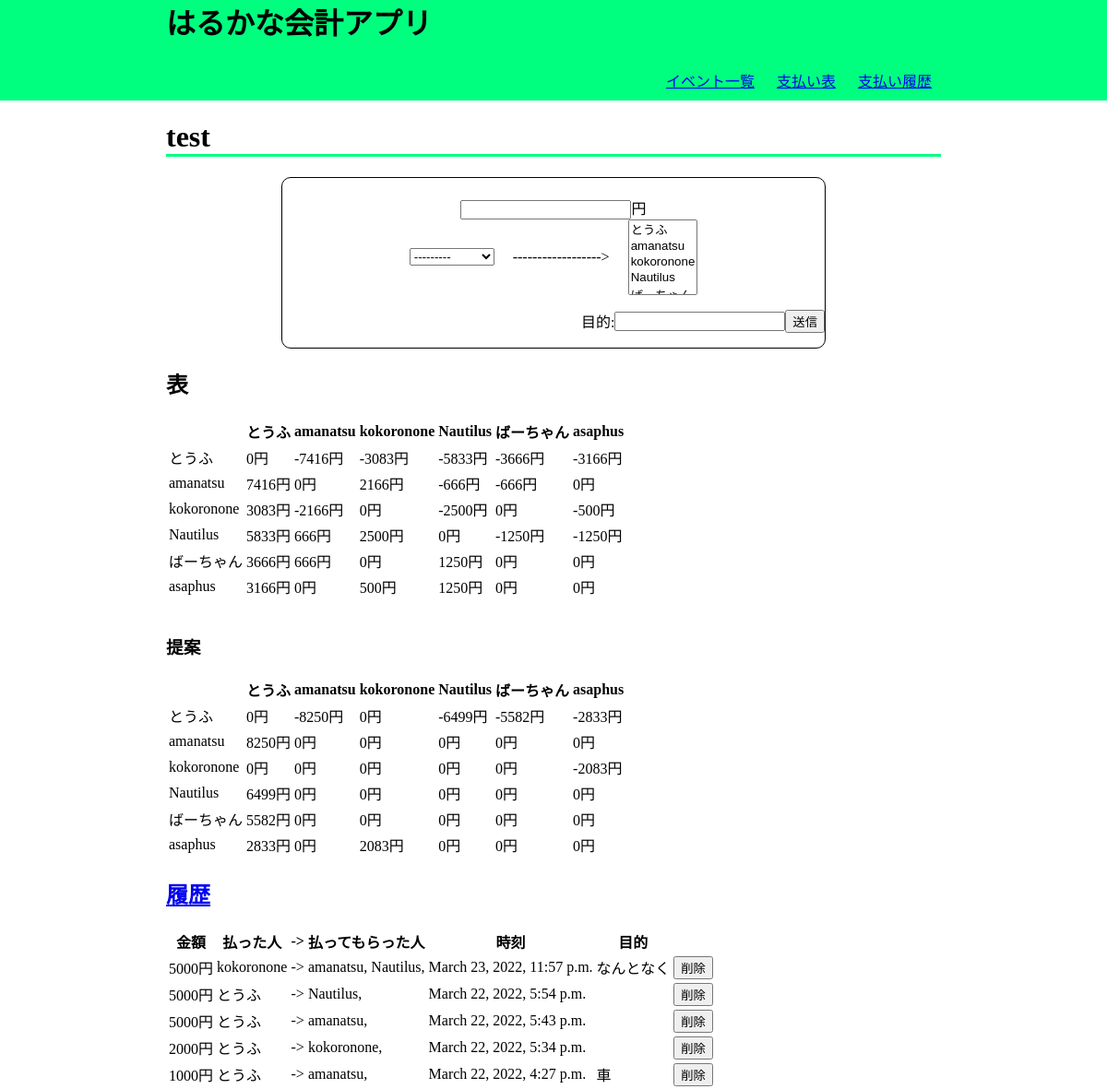
/accounting/1/, run on the app's committed database.
### Accounting/models.py (models this page shows, shortened)
class event(models.Model):
    date = models.DateField()
    name = models.CharField(max_length = 50)
    Member = models.ManyToManyField(member)
    def __str__(self):
        return self.name

class member(models.Model):
    name = models.CharField(max_length = 10)
    def __str__(self):
        return self.name

class pay(models.Model):
    datetime = models.DateTimeField(default=timezone.now)
    payer = models.ForeignKey(member,on_delete = models.CASCADE,related_name = "payer")
    payee = models.ManyToManyField(member,related_name = "payee")
    event = models.ForeignKey(event,on_delete = models.CASCADE)
    price = models.PositiveIntegerField()
    purpose = models.CharField(max_length = 50)

### Accounting/views.py (the view)
# urls.py: path("<int:event_id>/",views.DetailView,name = "detail"),
def DetailView(request,event_id):
    Event = get_object_or_404(event,pk = event_id)
    Members = Event.Member.all()
    pays = Event.pay_set.all().order_by("id")
    value = dict()
    for A in Members:
        valueA = dict()
        for B in Members:
            if A == B:
                valueA[A] = 0
            else:
                sum = 0
                for plus in pays.filter(payer = A,payee = B,event = Event):
                    sum = sum - plus.price/len(plus.payee.all())
                for minus in pays.filter(payer = B,payee = A,event = Event):
                    sum += minus.price/len(minus.payee.all())
                valueA[B] = int(sum)
            value[A] = valueA
    valueList = [list(i.values()) for i in value.values()]
    optimized = optimizedAccounting(valueList)
    optDict = dict()
    ACount = 0
    for A in Members:
        optDictA = dict()
        BCount = 0
        for B in Members:
            optDictA[B] = optimized[ACount][BCount]
            BCount += 1
        optDict[A] = optDictA
        ACount += 1
    pays = pays.reverse()[:5]
    context = {
        "event":Event,
        "value":value,
        "optimized":optDict,
        "pays":pays,
        "form":addPayForm(Event),
    }
    template_name = 'Accounting/detail.html'
    return render(request,template_name,context)

### Accounting/forms.py
class addPayForm(forms.Form):
    payer = forms.ModelChoiceField(label='payer',queryset=member.objects.none())
    payee = forms.MultipleChoiceField(label='payee',choices=(1,1))
    price = forms.CharField(label='price')
    purpose = forms.CharField(max_length = 50,required = False)
    def __init__(self, event, *args, **kwargs):
        super(addPayForm,self).__init__(*args,**kwargs)
        if event :
            self.fields['payer'].queryset = event.Member.all()
            self.fields['payee'].choices = [(i.name,i.name) for i in event.Member.all()]

### Accounting/templates/Accounting/detail.html (shortened to what this page needs)
<!DOCTYPE html>
{% load widget_tweaks %}
<html lang="ja">
  <head>
    {% load static %}
    <link rel="stylesheet" href="{% static 'Accounting/detailStyle.css' %}" type="text/css">
  </head>
  <body>
    <header>
      <div class="header">
        <div class="title">
          <h1>はるかな会計アプリ</h1>
        </div>
        <nav class="nav">
          <ul class="menu-group">
            <li class="menu-item"><a href="{% url 'Accounting:index' %}">イベント一覧</a></li>
            <li class="menu-item"><a href="#table">支払い表</a></li>
            <li class="menu-item"><a href="{% url 'Accounting:history' event.id %}">支払い履歴</a></li>
          </ul>
        </nav>
      </div>
    </header>
    <div class="main">
      <h1>{{ event }}</h1>
      <div class="form">
        <form action="{% url 'Accounting:changeDB' event.id %}" method="post">
        <p class="price">{{form.price}}円</p>
        <div class="payers">
          {{form.payer | add_class:'payer'}}
          <p class="arrow">------------------></p>
          {{form.payee | add_class:'payee'}}
        </div>
        <div class="lastRow">
          <label for="purpose">目的:</label>
          {{form.purpose | add_class:'purpose'}}
          <p class="button">
          <button type="submit">送信</button>
          </p>
        </div>
        </form>
      </div>
      <div class="table">
        <h2 id="table">表</h2>
        <table>
          <tr>
            <th><br></th>
            {% for i in event.Member.all %}
            <th>{{i}}</th>
            {% endfor %}
          </tr>
          {% for key,dic in value.items %}
          <tr>
            <td>{{key}}</td>
            {% for key2,j in dic.items %}
                <td>{{j}}円</td>
            {% endfor %}
          </tr>
          {% endfor %}
        </table>
      </div>
      <br>
      {% if pays %}
      <div class="propose">
        <h3>提案</h3>
        <table>
          <tr>
            <th><br></th>
            {% for i in event.Member.all %}
            <th>{{i}}</th>
            {% endfor %}
          </tr>
          {% for key,dic in optimized.items %}
          <tr>
            <td>{{key}}</td>
            {% for key2,j in dic.items %}
                <td>{{j}}円</td>
            {% endfor %}
          </tr>
          {% endfor %}
        </table>
      </div>
      <div class="history">
        <h2><a href="{% url 'Accounting:history' event.id %}">履歴</a></h2>
        <table>
          <tr>
            <th>金額</th>
            <th>払った人</th>
            <th>-></th>
            <th>払ってもらった人</th>
            <th>時刻</th>
            <th>目的</th>
          </tr>
        {% for i in pays %}
        <tr>
          <td>{{i.price}}円</td>
          <td>{{i.payer}}</td>
          <td>-></td>
          <td>
            {% for j in i.payee.all %}
            {{ j }},
            {% endfor %}
          </td>
          <td>{{i.datetime}}</td>
          <td>{{i.purpose}}</td>
          <td>
            <form action="{% url 'Accounting:delete' event.id %}" method="post" onsubmit="return beforeSubmit()">
              <button type="submit" name="delete" value="{{i.pk}}">削除</button>
            </form>
          </td>
        </tr>
        {% endfor %}
        </table>
      </div>
      {% endif %}
    </div>
  </body>
</html>

### Accounting/static/Accounting/detailStyle.css (style rules this page uses)
header { width: 100%; background-color: #00ff7f; align-items: center; }
body { margin: 0; padding: 0; }
.title { margin-right: auto; margin-top: 0; }
.title > h1 { margin: 0; }
nav { margin-left: auto; }
.menu-item { list-style: none; display: inline-block; padding: 10px; }
.main, .header,.form { width: 70%; margin: 0 auto; }
h1 { border-bottom: 3px solid #00ff7f; }
ul.menu-group { margin-left: auto; text-align: right; }
div.payers { display: flex; align-items: center; text-align: center; }
select.payer { margin-left: auto; }
select.payee { margin-right: auto; }
.arrow { margin: 10px 20px; }
.price { text-align: center; margin: 0; margin-top: 20px }
div.lastRow { display: flex; align-items: center; }
label { margin-left: auto }
.form { border: 1px solid #000; border-radius: 10px }

### data on the page
event: name "test"
member: name "とうふ", j "0", j "7416", j "3083", j "5833", j "3666", j "3166", j "8250", j "6499", j "5582", j "2833"
member: name "amanatsu", j "-7416", j "0", j "-2166", j "666", j "-8250"
member: name "kokoronone", j "-3083", j "2166", j "0", j "2500", j "500", j "2083"
member: name "Nautilus", j "-5833", j "-666", j "-2500", j "0", j "1250", j "-6499"
member: name "ばーちゃん", j "-3666", j "-666", j "0", j "-1250", j "-5582"
member: name "asaphus", j "-3166", j "0", j "-500", j "-1250", j "-2833", j "-2083"
pay: price "5000", payer "kokoronone", datetime "March 23, 2022, 11:57 p.m.", purpose "なんとなく", {{ i.pk }} 30 (drawn)
pay: price "5000", payer "とうふ", datetime "March 22, 2022, 5:54 p.m.", {{ i.pk }} 29 (drawn)
pay: price "5000", payer "とうふ", datetime "March 22, 2022, 5:43 p.m.", {{ i.pk }} 28 (drawn)
pay: price "2000", payer "とうふ", datetime "March 22, 2022, 5:34 p.m.", {{ i.pk }} 27 (drawn)
pay: price "1000", payer "とうふ", datetime "March 22, 2022, 4:27 p.m.", purpose "車", {{ i.pk }} 26 (drawn)
